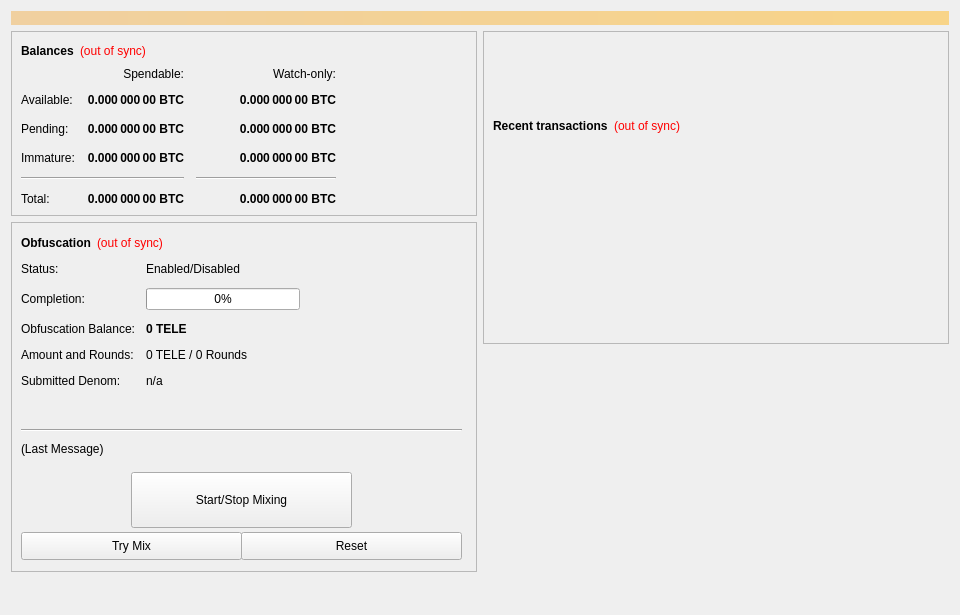
<?xml version="1.0" encoding="UTF-8"?>
<ui version="4.0">
 <class>OverviewPage</class>
 <widget class="QWidget" name="OverviewPage">
  <property name="geometry">
   <rect>
    <x>0</x>
    <y>0</y>
    <width>960</width>
    <height>615</height>
   </rect>
  </property>
  <property name="minimumSize">
   <size>
    <width>960</width>
    <height>0</height>
   </size>
  </property>
  <property name="windowTitle">
   <string>Form</string>
  </property>
  <layout class="QVBoxLayout" name="topLayout">
   <item>
    <widget class="QLabel" name="labelAlerts">
     <property name="visible">
      <bool>false</bool>
     </property>
     <property name="styleSheet">
      <string notr="true">background-color: qlineargradient(x1: 0, y1: 0, x2: 1, y2: 0, stop:0 #F0D0A0, stop:1 #F8D488); color:#000000;</string>
     </property>
     <property name="wordWrap">
      <bool>true</bool>
     </property>
     <property name="margin">
      <number>3</number>
     </property>
    </widget>
   </item>
   <item>
    <layout class="QHBoxLayout" name="horizontalLayout" stretch="1,1">
     <item>
      <layout class="QVBoxLayout" name="verticalLayout_2">
       <item>
        <widget class="QFrame" name="frame">
         <property name="frameShape">
          <enum>QFrame::StyledPanel</enum>
         </property>
         <property name="frameShadow">
          <enum>QFrame::Raised</enum>
         </property>
         <layout class="QVBoxLayout" name="verticalLayout_4">
          <item>
           <layout class="QHBoxLayout" name="horizontalLayout_4">
            <item>
             <widget class="QLabel" name="label_5">
              <property name="font">
               <font>
                <weight>75</weight>
                <bold>true</bold>
               </font>
              </property>
              <property name="text">
               <string>Balances</string>
              </property>
             </widget>
            </item>
            <item>
             <widget class="QLabel" name="labelWalletStatus">
              <property name="cursor">
               <cursorShape>WhatsThisCursor</cursorShape>
              </property>
              <property name="toolTip">
               <string>The displayed information may be out of date. Your wallet automatically synchronizes with the TELE network after a connection is established, but this process has not completed yet.</string>
              </property>
              <property name="styleSheet">
               <string notr="true">QLabel { color: red; }</string>
              </property>
              <property name="text">
               <string notr="true">(out of sync)</string>
              </property>
              <property name="alignment">
               <set>Qt::AlignLeading|Qt::AlignLeft|Qt::AlignVCenter</set>
              </property>
             </widget>
            </item>
            <item>
             <spacer name="horizontalSpacer_3">
              <property name="orientation">
               <enum>Qt::Horizontal</enum>
              </property>
              <property name="sizeHint" stdset="0">
               <size>
                <width>40</width>
                <height>20</height>
               </size>
              </property>
             </spacer>
            </item>
           </layout>
          </item>
          <item>
           <layout class="QGridLayout" name="gridLayout">
            <property name="spacing">
             <number>12</number>
            </property>
            <item row="2" column="2">
             <widget class="QLabel" name="labelWatchPending">
              <property name="font">
               <font>
                <weight>75</weight>
                <bold>true</bold>
               </font>
              </property>
              <property name="cursor">
               <cursorShape>IBeamCursor</cursorShape>
              </property>
              <property name="toolTip">
               <string>Unconfirmed transactions to watch-only addresses</string>
              </property>
              <property name="text">
               <string notr="true">0.000 000 00 BTC</string>
              </property>
              <property name="alignment">
               <set>Qt::AlignRight|Qt::AlignTrailing|Qt::AlignVCenter</set>
              </property>
              <property name="textInteractionFlags">
               <set>Qt::LinksAccessibleByMouse|Qt::TextSelectableByKeyboard|Qt::TextSelectableByMouse</set>
              </property>
             </widget>
            </item>
            <item row="2" column="1">
             <widget class="QLabel" name="labelUnconfirmed">
              <property name="font">
               <font>
                <weight>75</weight>
                <bold>true</bold>
               </font>
              </property>
              <property name="cursor">
               <cursorShape>IBeamCursor</cursorShape>
              </property>
              <property name="toolTip">
               <string>Total of transactions that have yet to be confirmed, and do not yet count toward the spendable balance</string>
              </property>
              <property name="text">
               <string notr="true">0.000 000 00 BTC</string>
              </property>
              <property name="alignment">
               <set>Qt::AlignRight|Qt::AlignTrailing|Qt::AlignVCenter</set>
              </property>
              <property name="textInteractionFlags">
               <set>Qt::LinksAccessibleByMouse|Qt::TextSelectableByKeyboard|Qt::TextSelectableByMouse</set>
              </property>
             </widget>
            </item>
            <item row="3" column="2">
             <widget class="QLabel" name="labelWatchImmature">
              <property name="font">
               <font>
                <weight>75</weight>
                <bold>true</bold>
               </font>
              </property>
              <property name="cursor">
               <cursorShape>IBeamCursor</cursorShape>
              </property>
              <property name="toolTip">
               <string>Staked or masternode rewards in watch-only addresses that has not yet matured</string>
              </property>
              <property name="text">
               <string notr="true">0.000 000 00 BTC</string>
              </property>
              <property name="alignment">
               <set>Qt::AlignRight|Qt::AlignTrailing|Qt::AlignVCenter</set>
              </property>
              <property name="textInteractionFlags">
               <set>Qt::LinksAccessibleByMouse|Qt::TextSelectableByKeyboard|Qt::TextSelectableByMouse</set>
              </property>
             </widget>
            </item>
            <item row="4" column="0" colspan="2">
             <widget class="Line" name="lineSpendableBalance">
              <property name="orientation">
               <enum>Qt::Horizontal</enum>
              </property>
             </widget>
            </item>
            <item row="4" column="2">
             <widget class="Line" name="lineWatchBalance">
              <property name="sizePolicy">
               <sizepolicy hsizetype="Preferred" vsizetype="Fixed">
                <horstretch>0</horstretch>
                <verstretch>0</verstretch>
               </sizepolicy>
              </property>
              <property name="minimumSize">
               <size>
                <width>140</width>
                <height>0</height>
               </size>
              </property>
              <property name="orientation">
               <enum>Qt::Horizontal</enum>
              </property>
             </widget>
            </item>
            <item row="5" column="0">
             <widget class="QLabel" name="labelTotalText">
              <property name="text">
               <string>Total:</string>
              </property>
             </widget>
            </item>
            <item row="3" column="1">
             <widget class="QLabel" name="labelImmature">
              <property name="font">
               <font>
                <weight>75</weight>
                <bold>true</bold>
               </font>
              </property>
              <property name="cursor">
               <cursorShape>IBeamCursor</cursorShape>
              </property>
              <property name="toolTip">
               <string>Staked or masternode rewards that has not yet matured</string>
              </property>
              <property name="text">
               <string notr="true">0.000 000 00 BTC</string>
              </property>
              <property name="alignment">
               <set>Qt::AlignRight|Qt::AlignTrailing|Qt::AlignVCenter</set>
              </property>
              <property name="textInteractionFlags">
               <set>Qt::LinksAccessibleByMouse|Qt::TextSelectableByKeyboard|Qt::TextSelectableByMouse</set>
              </property>
             </widget>
            </item>
            <item row="2" column="3">
             <spacer name="horizontalSpacer_2">
              <property name="orientation">
               <enum>Qt::Horizontal</enum>
              </property>
              <property name="sizeHint" stdset="0">
               <size>
                <width>40</width>
                <height>20</height>
               </size>
              </property>
             </spacer>
            </item>
            <item row="3" column="0">
             <widget class="QLabel" name="labelImmatureText">
              <property name="text">
               <string>Immature:</string>
              </property>
             </widget>
            </item>
            <item row="5" column="1">
             <widget class="QLabel" name="labelTotal">
              <property name="font">
               <font>
                <weight>75</weight>
                <bold>true</bold>
               </font>
              </property>
              <property name="cursor">
               <cursorShape>IBeamCursor</cursorShape>
              </property>
              <property name="toolTip">
               <string>Your current total balance</string>
              </property>
              <property name="text">
               <string notr="true">0.000 000 00 BTC</string>
              </property>
              <property name="alignment">
               <set>Qt::AlignRight|Qt::AlignTrailing|Qt::AlignVCenter</set>
              </property>
              <property name="textInteractionFlags">
               <set>Qt::LinksAccessibleByMouse|Qt::TextSelectableByKeyboard|Qt::TextSelectableByMouse</set>
              </property>
             </widget>
            </item>
            <item row="5" column="2">
             <widget class="QLabel" name="labelWatchTotal">
              <property name="font">
               <font>
                <weight>75</weight>
                <bold>true</bold>
               </font>
              </property>
              <property name="cursor">
               <cursorShape>IBeamCursor</cursorShape>
              </property>
              <property name="toolTip">
               <string>Current total balance in watch-only addresses</string>
              </property>
              <property name="text">
               <string notr="true">0.000 000 00 BTC</string>
              </property>
              <property name="alignment">
               <set>Qt::AlignRight|Qt::AlignTrailing|Qt::AlignVCenter</set>
              </property>
              <property name="textInteractionFlags">
               <set>Qt::LinksAccessibleByMouse|Qt::TextSelectableByKeyboard|Qt::TextSelectableByMouse</set>
              </property>
             </widget>
            </item>
            <item row="0" column="2">
             <widget class="QLabel" name="labelWatchonly">
              <property name="text">
               <string>Watch-only:</string>
              </property>
              <property name="alignment">
               <set>Qt::AlignRight|Qt::AlignTrailing|Qt::AlignVCenter</set>
              </property>
             </widget>
            </item>
            <item row="1" column="0">
             <widget class="QLabel" name="labelBalanceText">
              <property name="text">
               <string>Available:</string>
              </property>
             </widget>
            </item>
            <item row="1" column="1">
             <widget class="QLabel" name="labelBalance">
              <property name="font">
               <font>
                <weight>75</weight>
                <bold>true</bold>
               </font>
              </property>
              <property name="cursor">
               <cursorShape>IBeamCursor</cursorShape>
              </property>
              <property name="toolTip">
               <string>Your current spendable balance</string>
              </property>
              <property name="text">
               <string notr="true">0.000 000 00 BTC</string>
              </property>
              <property name="alignment">
               <set>Qt::AlignRight|Qt::AlignTrailing|Qt::AlignVCenter</set>
              </property>
              <property name="textInteractionFlags">
               <set>Qt::LinksAccessibleByMouse|Qt::TextSelectableByKeyboard|Qt::TextSelectableByMouse</set>
              </property>
             </widget>
            </item>
            <item row="1" column="2">
             <widget class="QLabel" name="labelWatchAvailable">
              <property name="font">
               <font>
                <weight>75</weight>
                <bold>true</bold>
               </font>
              </property>
              <property name="cursor">
               <cursorShape>IBeamCursor</cursorShape>
              </property>
              <property name="toolTip">
               <string>Your current balance in watch-only addresses</string>
              </property>
              <property name="text">
               <string notr="true">0.000 000 00 BTC</string>
              </property>
              <property name="alignment">
               <set>Qt::AlignRight|Qt::AlignTrailing|Qt::AlignVCenter</set>
              </property>
              <property name="textInteractionFlags">
               <set>Qt::LinksAccessibleByMouse|Qt::TextSelectableByKeyboard|Qt::TextSelectableByMouse</set>
              </property>
             </widget>
            </item>
            <item row="2" column="0">
             <widget class="QLabel" name="labelPendingText">
              <property name="text">
               <string>Pending:</string>
              </property>
             </widget>
            </item>
            <item row="0" column="1">
             <widget class="QLabel" name="labelSpendable">
              <property name="text">
               <string>Spendable:</string>
              </property>
              <property name="alignment">
               <set>Qt::AlignRight|Qt::AlignTrailing|Qt::AlignVCenter</set>
              </property>
             </widget>
            </item>
           </layout>
          </item>
         </layout>
        </widget>
       </item>
       <item>
        <widget class="QFrame" name="frameObfuscation">
         <property name="minimumSize">
          <size>
           <width>0</width>
           <height>350</height>
          </size>
         </property>
         <property name="layoutDirection">
          <enum>Qt::LeftToRight</enum>
         </property>
         <property name="frameShape">
          <enum>QFrame::StyledPanel</enum>
         </property>
         <property name="frameShadow">
          <enum>QFrame::Raised</enum>
         </property>
         <widget class="QWidget" name="formLayoutWidget">
          <property name="geometry">
           <rect>
            <x>10</x>
            <y>40</y>
            <width>451</width>
            <height>161</height>
           </rect>
          </property>
          <layout class="QFormLayout" name="formLayout">
           <property name="fieldGrowthPolicy">
            <enum>QFormLayout::AllNonFixedFieldsGrow</enum>
           </property>
           <property name="horizontalSpacing">
            <number>11</number>
           </property>
           <property name="verticalSpacing">
            <number>12</number>
           </property>
           <item row="0" column="0">
            <widget class="QLabel" name="label_6">
             <property name="text">
              <string>Status:</string>
             </property>
            </widget>
           </item>
           <item row="1" column="0">
            <widget class="QLabel" name="label_7">
             <property name="text">
              <string>Completion:</string>
             </property>
            </widget>
           </item>
           <item row="1" column="1">
            <widget class="QProgressBar" name="obfuscationProgress">
             <property name="maximumSize">
              <size>
               <width>154</width>
               <height>16777215</height>
              </size>
             </property>
             <property name="value">
              <number>0</number>
             </property>
            </widget>
           </item>
           <item row="2" column="0">
            <widget class="QLabel" name="labelAnonymizedText">
             <property name="text">
              <string>Obfuscation Balance:</string>
             </property>
            </widget>
           </item>
           <item row="2" column="1">
            <widget class="QLabel" name="labelAnonymized">
             <property name="font">
              <font>
               <weight>75</weight>
               <bold>true</bold>
              </font>
             </property>
             <property name="text">
              <string notr="true">0 TELE</string>
             </property>
            </widget>
           </item>
           <item row="3" column="0">
            <widget class="QLabel" name="label_8">
             <property name="text">
              <string>Amount and Rounds:</string>
             </property>
            </widget>
           </item>
           <item row="3" column="1">
            <widget class="QLabel" name="labelAmountRounds">
             <property name="text">
              <string>0 TELE / 0 Rounds</string>
             </property>
            </widget>
           </item>
           <item row="4" column="0">
            <widget class="QLabel" name="label_9">
             <property name="text">
              <string>Submitted Denom:</string>
             </property>
            </widget>
           </item>
           <item row="4" column="1">
            <widget class="QLabel" name="labelSubmittedDenom">
             <property name="toolTip">
              <string>The denominations you submitted to the Masternode.&lt;br&gt;To mix, other users must submit the exact same denominations.</string>
             </property>
             <property name="text">
              <string>n/a</string>
             </property>
            </widget>
           </item>
           <item row="0" column="1">
            <widget class="QLabel" name="obfuscationEnabled">
             <property name="text">
              <string>Enabled/Disabled</string>
             </property>
            </widget>
           </item>
          </layout>
         </widget>
         <widget class="QPushButton" name="runAutoDenom">
          <property name="geometry">
           <rect>
            <x>251</x>
            <y>17</y>
            <width>1</width>
            <height>1</height>
           </rect>
          </property>
          <property name="palette">
           <palette>
            <active>
             <colorrole role="WindowText">
              <brush brushstyle="SolidPattern">
               <color alpha="255">
                <red>0</red>
                <green>0</green>
                <blue>0</blue>
               </color>
              </brush>
             </colorrole>
             <colorrole role="Button">
              <brush brushstyle="SolidPattern">
               <color alpha="255">
                <red>239</red>
                <green>238</green>
                <blue>238</blue>
               </color>
              </brush>
             </colorrole>
             <colorrole role="Light">
              <brush brushstyle="SolidPattern">
               <color alpha="255">
                <red>255</red>
                <green>255</green>
                <blue>255</blue>
               </color>
              </brush>
             </colorrole>
             <colorrole role="Midlight">
              <brush brushstyle="SolidPattern">
               <color alpha="255">
                <red>247</red>
                <green>246</green>
                <blue>246</blue>
               </color>
              </brush>
             </colorrole>
             <colorrole role="Dark">
              <brush brushstyle="SolidPattern">
               <color alpha="255">
                <red>119</red>
                <green>119</green>
                <blue>119</blue>
               </color>
              </brush>
             </colorrole>
             <colorrole role="Mid">
              <brush brushstyle="SolidPattern">
               <color alpha="255">
                <red>159</red>
                <green>159</green>
                <blue>159</blue>
               </color>
              </brush>
             </colorrole>
             <colorrole role="Text">
              <brush brushstyle="SolidPattern">
               <color alpha="255">
                <red>0</red>
                <green>0</green>
                <blue>0</blue>
               </color>
              </brush>
             </colorrole>
             <colorrole role="BrightText">
              <brush brushstyle="SolidPattern">
               <color alpha="255">
                <red>255</red>
                <green>255</green>
                <blue>255</blue>
               </color>
              </brush>
             </colorrole>
             <colorrole role="ButtonText">
              <brush brushstyle="SolidPattern">
               <color alpha="255">
                <red>0</red>
                <green>0</green>
                <blue>0</blue>
               </color>
              </brush>
             </colorrole>
             <colorrole role="Base">
              <brush brushstyle="SolidPattern">
               <color alpha="255">
                <red>255</red>
                <green>255</green>
                <blue>255</blue>
               </color>
              </brush>
             </colorrole>
             <colorrole role="Window">
              <brush brushstyle="SolidPattern">
               <color alpha="255">
                <red>239</red>
                <green>238</green>
                <blue>238</blue>
               </color>
              </brush>
             </colorrole>
             <colorrole role="Shadow">
              <brush brushstyle="SolidPattern">
               <color alpha="255">
                <red>0</red>
                <green>0</green>
                <blue>0</blue>
               </color>
              </brush>
             </colorrole>
             <colorrole role="AlternateBase">
              <brush brushstyle="SolidPattern">
               <color alpha="255">
                <red>247</red>
                <green>246</green>
                <blue>246</blue>
               </color>
              </brush>
             </colorrole>
             <colorrole role="ToolTipBase">
              <brush brushstyle="SolidPattern">
               <color alpha="255">
                <red>255</red>
                <green>255</green>
                <blue>220</blue>
               </color>
              </brush>
             </colorrole>
             <colorrole role="ToolTipText">
              <brush brushstyle="SolidPattern">
               <color alpha="255">
                <red>0</red>
                <green>0</green>
                <blue>0</blue>
               </color>
              </brush>
             </colorrole>
            </active>
            <inactive>
             <colorrole role="WindowText">
              <brush brushstyle="SolidPattern">
               <color alpha="255">
                <red>0</red>
                <green>0</green>
                <blue>0</blue>
               </color>
              </brush>
             </colorrole>
             <colorrole role="Button">
              <brush brushstyle="SolidPattern">
               <color alpha="255">
                <red>239</red>
                <green>238</green>
                <blue>238</blue>
               </color>
              </brush>
             </colorrole>
             <colorrole role="Light">
              <brush brushstyle="SolidPattern">
               <color alpha="255">
                <red>255</red>
                <green>255</green>
                <blue>255</blue>
               </color>
              </brush>
             </colorrole>
             <colorrole role="Midlight">
              <brush brushstyle="SolidPattern">
               <color alpha="255">
                <red>247</red>
                <green>246</green>
                <blue>246</blue>
               </color>
              </brush>
             </colorrole>
             <colorrole role="Dark">
              <brush brushstyle="SolidPattern">
               <color alpha="255">
                <red>119</red>
                <green>119</green>
                <blue>119</blue>
               </color>
              </brush>
             </colorrole>
             <colorrole role="Mid">
              <brush brushstyle="SolidPattern">
               <color alpha="255">
                <red>159</red>
                <green>159</green>
                <blue>159</blue>
               </color>
              </brush>
             </colorrole>
             <colorrole role="Text">
              <brush brushstyle="SolidPattern">
               <color alpha="255">
                <red>0</red>
                <green>0</green>
                <blue>0</blue>
               </color>
              </brush>
             </colorrole>
             <colorrole role="BrightText">
              <brush brushstyle="SolidPattern">
               <color alpha="255">
                <red>255</red>
                <green>255</green>
                <blue>255</blue>
               </color>
              </brush>
             </colorrole>
             <colorrole role="ButtonText">
              <brush brushstyle="SolidPattern">
               <color alpha="255">
                <red>0</red>
                <green>0</green>
                <blue>0</blue>
               </color>
              </brush>
             </colorrole>
             <colorrole role="Base">
              <brush brushstyle="SolidPattern">
               <color alpha="255">
                <red>255</red>
                <green>255</green>
                <blue>255</blue>
               </color>
              </brush>
             </colorrole>
             <colorrole role="Window">
              <brush brushstyle="SolidPattern">
               <color alpha="255">
                <red>239</red>
                <green>238</green>
                <blue>238</blue>
               </color>
              </brush>
             </colorrole>
             <colorrole role="Shadow">
              <brush brushstyle="SolidPattern">
               <color alpha="255">
                <red>0</red>
                <green>0</green>
                <blue>0</blue>
               </color>
              </brush>
             </colorrole>
             <colorrole role="AlternateBase">
              <brush brushstyle="SolidPattern">
               <color alpha="255">
                <red>247</red>
                <green>246</green>
                <blue>246</blue>
               </color>
              </brush>
             </colorrole>
             <colorrole role="ToolTipBase">
              <brush brushstyle="SolidPattern">
               <color alpha="255">
                <red>255</red>
                <green>255</green>
                <blue>220</blue>
               </color>
              </brush>
             </colorrole>
             <colorrole role="ToolTipText">
              <brush brushstyle="SolidPattern">
               <color alpha="255">
                <red>0</red>
                <green>0</green>
                <blue>0</blue>
               </color>
              </brush>
             </colorrole>
            </inactive>
            <disabled>
             <colorrole role="WindowText">
              <brush brushstyle="SolidPattern">
               <color alpha="255">
                <red>119</red>
                <green>119</green>
                <blue>119</blue>
               </color>
              </brush>
             </colorrole>
             <colorrole role="Button">
              <brush brushstyle="SolidPattern">
               <color alpha="255">
                <red>239</red>
                <green>238</green>
                <blue>238</blue>
               </color>
              </brush>
             </colorrole>
             <colorrole role="Light">
              <brush brushstyle="SolidPattern">
               <color alpha="255">
                <red>255</red>
                <green>255</green>
                <blue>255</blue>
               </color>
              </brush>
             </colorrole>
             <colorrole role="Midlight">
              <brush brushstyle="SolidPattern">
               <color alpha="255">
                <red>247</red>
                <green>246</green>
                <blue>246</blue>
               </color>
              </brush>
             </colorrole>
             <colorrole role="Dark">
              <brush brushstyle="SolidPattern">
               <color alpha="255">
                <red>119</red>
                <green>119</green>
                <blue>119</blue>
               </color>
              </brush>
             </colorrole>
             <colorrole role="Mid">
              <brush brushstyle="SolidPattern">
               <color alpha="255">
                <red>159</red>
                <green>159</green>
                <blue>159</blue>
               </color>
              </brush>
             </colorrole>
             <colorrole role="Text">
              <brush brushstyle="SolidPattern">
               <color alpha="255">
                <red>119</red>
                <green>119</green>
                <blue>119</blue>
               </color>
              </brush>
             </colorrole>
             <colorrole role="BrightText">
              <brush brushstyle="SolidPattern">
               <color alpha="255">
                <red>255</red>
                <green>255</green>
                <blue>255</blue>
               </color>
              </brush>
             </colorrole>
             <colorrole role="ButtonText">
              <brush brushstyle="SolidPattern">
               <color alpha="255">
                <red>119</red>
                <green>119</green>
                <blue>119</blue>
               </color>
              </brush>
             </colorrole>
             <colorrole role="Base">
              <brush brushstyle="SolidPattern">
               <color alpha="255">
                <red>239</red>
                <green>238</green>
                <blue>238</blue>
               </color>
              </brush>
             </colorrole>
             <colorrole role="Window">
              <brush brushstyle="SolidPattern">
               <color alpha="255">
                <red>239</red>
                <green>238</green>
                <blue>238</blue>
               </color>
              </brush>
             </colorrole>
             <colorrole role="Shadow">
              <brush brushstyle="SolidPattern">
               <color alpha="255">
                <red>0</red>
                <green>0</green>
                <blue>0</blue>
               </color>
              </brush>
             </colorrole>
             <colorrole role="AlternateBase">
              <brush brushstyle="SolidPattern">
               <color alpha="255">
                <red>239</red>
                <green>238</green>
                <blue>238</blue>
               </color>
              </brush>
             </colorrole>
             <colorrole role="ToolTipBase">
              <brush brushstyle="SolidPattern">
               <color alpha="255">
                <red>255</red>
                <green>255</green>
                <blue>220</blue>
               </color>
              </brush>
             </colorrole>
             <colorrole role="ToolTipText">
              <brush brushstyle="SolidPattern">
               <color alpha="255">
                <red>0</red>
                <green>0</green>
                <blue>0</blue>
               </color>
              </brush>
             </colorrole>
            </disabled>
           </palette>
          </property>
          <property name="focusPolicy">
           <enum>Qt::NoFocus</enum>
          </property>
          <property name="autoFillBackground">
           <bool>true</bool>
          </property>
          <property name="text">
           <string/>
          </property>
          <property name="flat">
           <bool>true</bool>
          </property>
         </widget>
         <widget class="QPushButton" name="toggleObfuscation">
          <property name="geometry">
           <rect>
            <x>120</x>
            <y>250</y>
            <width>221</width>
            <height>56</height>
           </rect>
          </property>
          <property name="sizePolicy">
           <sizepolicy hsizetype="MinimumExpanding" vsizetype="Fixed">
            <horstretch>0</horstretch>
            <verstretch>0</verstretch>
           </sizepolicy>
          </property>
          <property name="text">
           <string>Start/Stop Mixing</string>
          </property>
         </widget>
         <widget class="Line" name="lineLastMessage">
          <property name="geometry">
           <rect>
            <x>10</x>
            <y>200</y>
            <width>441</width>
            <height>16</height>
           </rect>
          </property>
          <property name="orientation">
           <enum>Qt::Horizontal</enum>
          </property>
         </widget>
         <widget class="QLabel" name="obfuscationStatus">
          <property name="geometry">
           <rect>
            <x>10</x>
            <y>220</y>
            <width>451</width>
            <height>61</height>
           </rect>
          </property>
          <property name="minimumSize">
           <size>
            <width>288</width>
            <height>43</height>
           </size>
          </property>
          <property name="text">
           <string>(Last Message)</string>
          </property>
          <property name="alignment">
           <set>Qt::AlignLeading|Qt::AlignLeft|Qt::AlignTop</set>
          </property>
          <property name="wordWrap">
           <bool>true</bool>
          </property>
         </widget>
         <widget class="QPushButton" name="obfuscationAuto">
          <property name="geometry">
           <rect>
            <x>10</x>
            <y>310</y>
            <width>221</width>
            <height>28</height>
           </rect>
          </property>
          <property name="sizePolicy">
           <sizepolicy hsizetype="MinimumExpanding" vsizetype="Fixed">
            <horstretch>0</horstretch>
            <verstretch>0</verstretch>
           </sizepolicy>
          </property>
          <property name="toolTip">
           <string>Try to manually submit a Obfuscation request.</string>
          </property>
          <property name="text">
           <string>Try Mix</string>
          </property>
         </widget>
         <widget class="QPushButton" name="obfuscationReset">
          <property name="geometry">
           <rect>
            <x>230</x>
            <y>310</y>
            <width>221</width>
            <height>28</height>
           </rect>
          </property>
          <property name="sizePolicy">
           <sizepolicy hsizetype="MinimumExpanding" vsizetype="Fixed">
            <horstretch>0</horstretch>
            <verstretch>0</verstretch>
           </sizepolicy>
          </property>
          <property name="toolTip">
           <string>Reset the current status of Obfuscation (can interrupt Obfuscation if it's in the process of Mixing, which can cost you money!)</string>
          </property>
          <property name="autoFillBackground">
           <bool>false</bool>
          </property>
          <property name="text">
           <string>Reset</string>
          </property>
         </widget>
         <widget class="QWidget" name="layoutWidget">
          <property name="geometry">
           <rect>
            <x>10</x>
            <y>10</y>
            <width>431</width>
            <height>22</height>
           </rect>
          </property>
          <layout class="QHBoxLayout" name="horizontalLayout_5">
           <item>
            <widget class="QLabel" name="label_2">
             <property name="font">
              <font>
               <weight>75</weight>
               <bold>true</bold>
              </font>
             </property>
             <property name="text">
              <string>Obfuscation</string>
             </property>
            </widget>
           </item>
           <item>
            <widget class="QLabel" name="labelObfuscationSyncStatus">
             <property name="toolTip">
              <string>The displayed information may be out of date. Your wallet automatically synchronizes with the TELE network after a connection is established, but this process has not completed yet.</string>
             </property>
             <property name="styleSheet">
              <string notr="true">QLabel { color: red; }</string>
             </property>
             <property name="text">
              <string notr="true">(out of sync)</string>
             </property>
             <property name="alignment">
              <set>Qt::AlignLeading|Qt::AlignLeft|Qt::AlignVCenter</set>
             </property>
            </widget>
           </item>
           <item>
            <spacer name="horizontalSpacer_4">
             <property name="orientation">
              <enum>Qt::Horizontal</enum>
             </property>
             <property name="sizeHint" stdset="0">
              <size>
               <width>40</width>
               <height>20</height>
              </size>
             </property>
            </spacer>
           </item>
          </layout>
         </widget>
        </widget>
       </item>
       <item>
        <spacer name="verticalSpacer">
         <property name="orientation">
          <enum>Qt::Vertical</enum>
         </property>
         <property name="sizeHint" stdset="0">
          <size>
           <width>20</width>
           <height>40</height>
          </size>
         </property>
        </spacer>
       </item>
      </layout>
     </item>
     <item>
      <layout class="QVBoxLayout" name="verticalLayout_3">
       <item>
        <widget class="QFrame" name="frame_2">
         <property name="frameShape">
          <enum>QFrame::StyledPanel</enum>
         </property>
         <property name="frameShadow">
          <enum>QFrame::Raised</enum>
         </property>
         <layout class="QVBoxLayout" name="verticalLayout">
          <item>
           <spacer name="verticalSpacer_3">
            <property name="orientation">
             <enum>Qt::Vertical</enum>
            </property>
            <property name="sizeType">
             <enum>QSizePolicy::Fixed</enum>
            </property>
            <property name="sizeHint" stdset="0">
             <size>
              <width>20</width>
              <height>75</height>
             </size>
            </property>
           </spacer>
          </item>
          <item>
           <layout class="QHBoxLayout" name="horizontalLayout_2">
            <item>
             <widget class="QLabel" name="label_4">
              <property name="font">
               <font>
                <weight>75</weight>
                <bold>true</bold>
               </font>
              </property>
              <property name="text">
               <string>Recent transactions</string>
              </property>
             </widget>
            </item>
            <item>
             <widget class="QLabel" name="labelTransactionsStatus">
              <property name="cursor">
               <cursorShape>WhatsThisCursor</cursorShape>
              </property>
              <property name="toolTip">
               <string>The displayed information may be out of date. Your wallet automatically synchronizes with the TELE network after a connection is established, but this process has not completed yet.</string>
              </property>
              <property name="styleSheet">
               <string notr="true">QLabel { color: red; }</string>
              </property>
              <property name="text">
               <string notr="true">(out of sync)</string>
              </property>
              <property name="alignment">
               <set>Qt::AlignRight|Qt::AlignTrailing|Qt::AlignVCenter</set>
              </property>
             </widget>
            </item>
            <item>
             <spacer name="horizontalSpacer">
              <property name="orientation">
               <enum>Qt::Horizontal</enum>
              </property>
              <property name="sizeHint" stdset="0">
               <size>
                <width>40</width>
                <height>20</height>
               </size>
              </property>
             </spacer>
            </item>
           </layout>
          </item>
          <item>
           <widget class="QListView" name="listTransactions">
            <property name="styleSheet">
             <string notr="true">QListView { background: transparent; }</string>
            </property>
            <property name="frameShape">
             <enum>QFrame::NoFrame</enum>
            </property>
            <property name="verticalScrollBarPolicy">
             <enum>Qt::ScrollBarAlwaysOff</enum>
            </property>
            <property name="horizontalScrollBarPolicy">
             <enum>Qt::ScrollBarAlwaysOff</enum>
            </property>
            <property name="selectionMode">
             <enum>QAbstractItemView::NoSelection</enum>
            </property>
           </widget>
          </item>
         </layout>
        </widget>
       </item>
       <item>
        <spacer name="verticalSpacer_2">
         <property name="orientation">
          <enum>Qt::Vertical</enum>
         </property>
         <property name="sizeType">
          <enum>QSizePolicy::Expanding</enum>
         </property>
         <property name="sizeHint" stdset="0">
          <size>
           <width>20</width>
           <height>40</height>
          </size>
         </property>
        </spacer>
       </item>
      </layout>
     </item>
    </layout>
   </item>
  </layout>
 </widget>
 <resources/>
 <connections/>
</ui>
